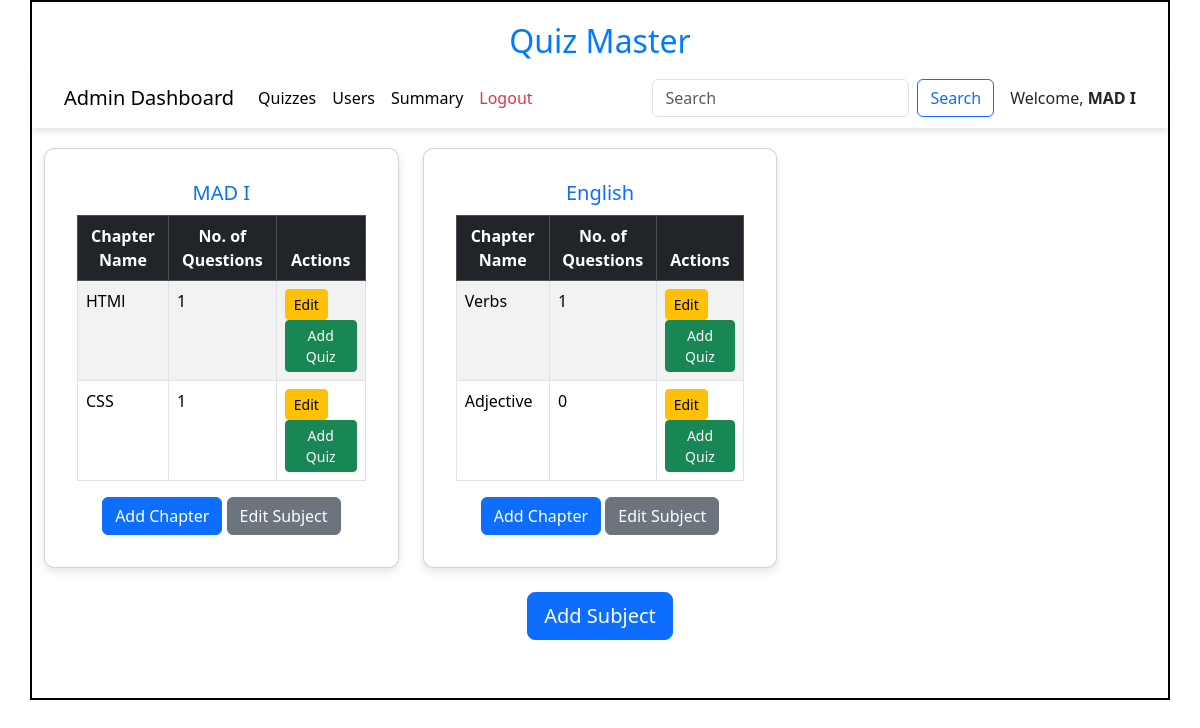
Page /admin/MAD I on the committed database.
### models/models.py (models this page shows)
class Subject(db.Model):
    id=db.Column(db.Integer,primary_key=True)
    name=db.Column(db.String,unique=True,nullable=False)
    description=db.Column(db.String)
    chapters = db.relationship("Chapter",cascade="all,delete",backref="subject",lazy=True)

class Chapter(db.Model):
    id=db.Column(db.Integer,primary_key=True)
    name=db.Column(db.String,unique=True,nullable=False)
    description=db.Column(db.String)
    Subject_id = db.Column(db.Integer,db.ForeignKey("subject.id"),nullable=False)
    quizes = db.relationship("Quiz",cascade="all,delete",backref="chapter",lazy=True)

### controllers/controller.py (the view)
@app.route('/admin/<name>')
def admin_dashboard(name):
    subjects = get_subjects()
    return render_template("admin_dashboard.html",subjects=subjects,name=name)

### controllers/controller.py (called while the page is built)
def get_subjects():
    subjects = Subject.query.all()
    return subjects

### templates/admin_dashboard.html (shortened to what this page needs)
<!DOCTYPE html>
<html lang="en">
<head>
    <link href="https://cdn.jsdelivr.net/npm/bootstrap@5.3.3/dist/css/bootstrap.min.css" rel="stylesheet">
    <link rel="stylesheet" href="/static/css/style.css">
</head>
<body>
    <div id="container">
        <h1 id="heading">Quiz Master</h1>
        <nav class="navbar navbar-expand-lg navbar-light bg-white">
            <div class="container-fluid">
                <a class="navbar-brand" href="#">Admin Dashboard</a>
                <div class="collapse navbar-collapse" id="navbarNav">
                    <ul class="navbar-nav me-auto">
                        <li class="nav-item">
                            <a class="nav-link active" href="/quiz_dashboard/{{name}}">Quizzes</a>
                        </li>
                        <li class="nav-item">
                            <a class="nav-link active" href="/admin_users/{{name}}">Users</a>
                        </li>
                        <li class="nav-item">
                            <a class="nav-link active" href="/admin_summary/{{name}}">Summary</a>
                        </li>
                        <li class="nav-item">
                            <a class="nav-link text-danger" href="/login">Logout</a>
                        </li>
                    </ul>
                    <form class="d-flex" method="POST" action="/search1/{{name}}">
                        <input class="form-control me-2" type="search" placeholder="Search" name="search_txt" id="search_txt">
                        <button class="btn btn-outline-primary" type="submit">Search</button>
                    </form>
                </div>
                <span class="ms-3">Welcome, <strong>{{name}}</strong></span>
            </div>
        </nav>
        <div class="container" style="margin-top: 20px;">
            {% if subjects %}
                <div class="row">
                    {% for subject in subjects %}
                        <div class="col-lg-4 col-md-6 col-sm-12 mb-4;">
                            <div class="card p-3">
                                <div class="card-body">
                                    <h5 class="card-title text-center text-primary">{{subject.name}}</h5>
                                    {% if subject.chapters %}
                                        <table class="table table-striped table-bordered">
                                            <thead class="table-dark">
                                                <tr>
                                                    <th>Chapter Name</th>
                                                    <th>No. of Questions</th>
                                                    <th>Actions</th>
                                                </tr>
                                            </thead>
                                            <tbody>
                                                {% for chapter in subject.chapters %}
                                                    <tr>
                                                        <td>{{ chapter.name }}</td>
                                                        <td>{{chapter.quizes | length}}</td>
                                                        <td>
                                                            <a href="/edit_chapter/{{chapter.id}}/{{name}}" class="btn btn-sm btn-warning">Edit</a>
                                                            <a href="/add_quiz/{{chapter.id}}/{{name}}" class="btn btn-sm btn-success">Add Quiz</a>
                                                        </td>
                                                    </tr>
                                                {% endfor %}
                                            </tbody>
                                        </table>
                                    {% else %}
                                        <p class="text-center text-muted">No chapters available</p>
                                    {% endif %}
                                    <div class="text-center">
                                        <a href="/add_chapter/{{subject.id}}/{{name}}" class="btn btn-primary">Add Chapter</a>
                                        <a href="/edit_subject/{{subject.id}}/{{name}}" class="btn btn-secondary">Edit Subject</a>
                                    </div>
                                </div>
                            </div>
                        </div>
                    {% endfor %}
                </div>
            {% else %}
                <h3 class="text-center text-muted mt-4">No subjects are available!</h3>
            {% endif %}
        </div>
        <div class="text-center my-4">
            <a href="/add_subject/{{name}}" class="btn btn-lg btn-primary">Add Subject</a>
        </div>
    </div>
</body>
</html>

### static/css/style.css (style rules this page uses)
* { margin: 0px }
#container { border: 2px solid black; margin: auto; min-height: 700px; width: 95%; }
#heading { text-align: center; font-size: 2rem; margin-top: 20px; color: #007bff; }
.navbar { box-shadow: 0px 4px 6px rgba(0, 0, 0, 0.1); padding: 10px 20px; }
.card { box-shadow: 0px 4px 8px rgba(0, 0, 0, 0.1); transition: transform 0.2s ease-in-out; border-radius: 10px; }
.table { margin-top: 10px; }
.table-dark th { text-align: center; }

### rows in the picture
Subject: name "MAD I"
Chapter: name "HTMl", quizes|length "1"
Chapter: name "CSS", quizes|length "1"
Subject: name "English"
Chapter: name "Verbs", quizes|length "1"
Chapter: name "Adjective", quizes|length "0"
